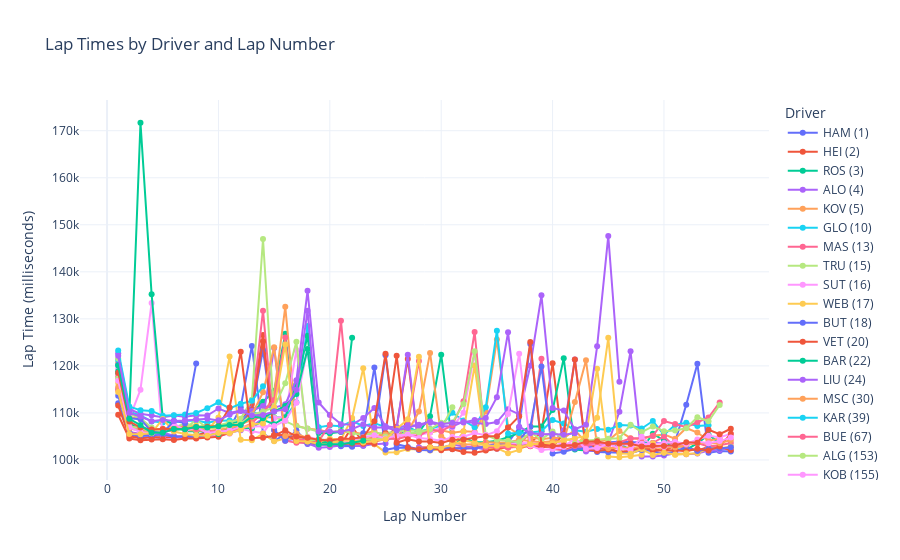

Write notebook code for a chart like this one.
### Code cell
import plotly.graph_objects as go
import pandas as pd

# Sample data structure
# Assuming race_842 is a DataFrame with columns ['driverId', 'lap', 'milliseconds']
# Assuming drivers is a DataFrame with columns ['driverId', 'name']

# Group lap times by driver and lap number
grouped = race_842.groupby(["driverId", "lap"])["milliseconds"].sum().reset_index()

# Create an interactive plot
fig = go.Figure()

# Add traces for each driver
for driver_id, data in grouped.groupby("driverId"):
    fig.add_trace(
        go.Scatter(
            x=data["lap"],
            y=data["milliseconds"],
            mode="lines+markers",
            name=f"Driver {driver_id}",
        )
    )

# Update legend names
for trace in fig.data:
    driver_id = int(trace.name.split()[1])
    driver_name = drivers[drivers["driverId"] == driver_id]["code"].values[0]
    trace.name = f"{driver_name} ({driver_id})"

# Update layout
fig.update_layout(
    title="Lap Times by Driver and Lap Number",
    xaxis_title="Lap Number",
    yaxis_title="Lap Time (milliseconds)",
    legend_title="Driver",
    template="plotly_white",
)

# Show the plot
fig.show()
